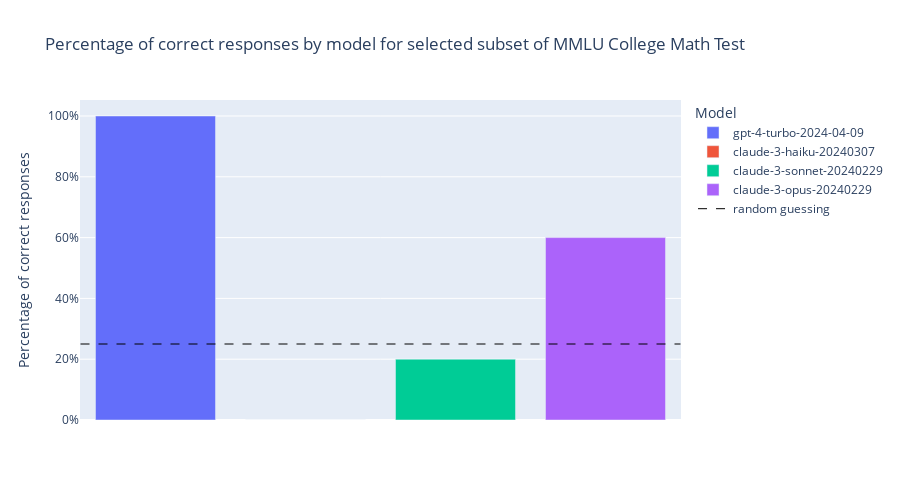

Notebook source saved alongside this figure:
### Code cell
correct_answers_on_subset_by_model_df["percentage_is_correct"] = (
    correct_answers_on_subset_by_model_df["is_correct"] / 10
)

fig = px.bar(
    correct_answers_on_subset_by_model_df,
    x="model_id",
    y="percentage_is_correct",
    orientation="v",
    color="model_id",
    labels={
        "model_id": "Model",
        "percentage_is_correct": "Percentage of correct responses",
    },
    title="Percentage of correct responses by model for selected subset of MMLU College Math Test",
)
fig.add_shape(
    showlegend=True,
    type="line",
    x0=-0.5,
    x1=3.5,
    y0=0.25,
    y1=0.25,
    line=dict(
        color="black",
        width=1,
        dash="dash",
    ),
    name="random guessing",
)


fig.update_xaxes(showticklabels=False, visible=False)
fig.update_yaxes(tickformat=".0%")
fig.update_layout(
    autosize=True,
    height=500,
)

fig.show()
fig.write_html("../plots/correct_responses_on_subset_by_model.html")

### Figure 1 — Plotly figure (JSON) as saved in the notebook; plotly's stock layout.template omitted (floating-point values rounded to 4 significant figures)
{"data": [{"alignmentgroup": "True", "hovertemplate": "Model=%{x}<br>Percentage of correct responses=%{y}<extra></extra>", "legendgroup": "gpt-4-turbo-2024-04-09", "marker": {"color": "#636efa", "pattern": {"shape": ""}}, "name": "gpt-4-turbo-2024-04-09", "offsetgroup": "gpt-4-turbo-2024-04-09", "orientation": "v", "showlegend": true, "textposition": "auto", "type": "bar", "x": ["gpt-4-turbo-2024-04-09"], "xaxis": "x", "y": [1], "yaxis": "y"}, {"alignmentgroup": "True", "hovertemplate": "Model=%{x}<br>Percentage of correct responses=%{y}<extra></extra>", "legendgroup": "claude-3-haiku-20240307", "marker": {"color": "#EF553B", "pattern": {"shape": ""}}, "name": "claude-3-haiku-20240307", "offsetgroup": "claude-3-haiku-20240307", "orientation": "v", "showlegend": true, "textposition": "auto", "type": "bar", "x": ["claude-3-haiku-20240307"], "xaxis": "x", "y": [0], "yaxis": "y"}, {"alignmentgroup": "True", "hovertemplate": "Model=%{x}<br>Percentage of correct responses=%{y}<extra></extra>", "legendgroup": "claude-3-sonnet-20240229", "marker": {"color": "#00cc96", "pattern": {"shape": ""}}, "name": "claude-3-sonnet-20240229", "offsetgroup": "claude-3-sonnet-20240229", "orientation": "v", "showlegend": true, "textposition": "auto", "type": "bar", "x": ["claude-3-sonnet-20240229"], "xaxis": "x", "y": [0.2], "yaxis": "y"}, {"alignmentgroup": "True", "hovertemplate": "Model=%{x}<br>Percentage of correct responses=%{y}<extra></extra>", "legendgroup": "claude-3-opus-20240229", "marker": {"color": "#ab63fa", "pattern": {"shape": ""}}, "name": "claude-3-opus-20240229", "offsetgroup": "claude-3-opus-20240229", "orientation": "v", "showlegend": true, "textposition": "auto", "type": "bar", "x": ["claude-3-opus-20240229"], "xaxis": "x", "y": [0.6], "yaxis": "y"}], "layout": {"autosize": true, "barmode": "relative", "height": 500, "legend": {"title": {"text": "Model"}, "tracegroupgap": 0}, "shapes": [{"line": {"color": "black", "dash": "dash", "width": 1}, "name": "random guessing", "showlegend": true, "type": "line", "x0": -0.5, "x1": 3.5, "y0": 0.25, "y1": 0.25}], "title": {"text": "Percentage of correct responses by model for selected subset of MMLU College Math Test"}, "xaxis": {"anchor": "y", "categoryarray": ["gpt-4-turbo-2024-04-09", "claude-3-haiku-20240307", "claude-3-sonnet-20240229", "claude-3-opus-20240229"], "categoryorder": "array", "domain": [0, 1], "showticklabels": false, "title": {"text": "Model"}, "visible": false}, "yaxis": {"anchor": "x", "domain": [0, 1], "tickformat": ".0%", "title": {"text": "Percentage of correct responses"}}}}
